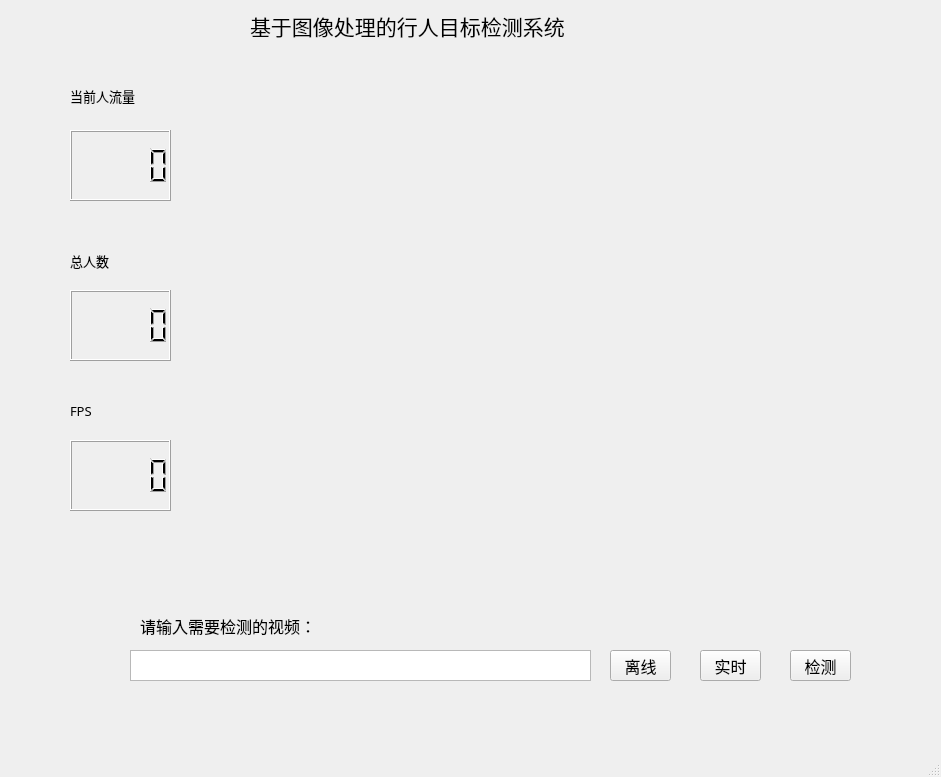
<?xml version="1.0" encoding="UTF-8"?>
<ui version="4.0">
 <class>MainWindow</class>
 <widget class="QMainWindow" name="MainWindow">
  <property name="geometry">
   <rect>
    <x>0</x>
    <y>0</y>
    <width>941</width>
    <height>777</height>
   </rect>
  </property>
  <property name="windowTitle">
   <string>MainWindow</string>
  </property>
  <widget class="QWidget" name="centralwidget">
   <widget class="QWidget" name="widget" native="true">
    <property name="geometry">
     <rect>
      <x>60</x>
      <y>60</y>
      <width>121</width>
      <height>511</height>
     </rect>
    </property>
    <widget class="QLabel" name="Title3">
     <property name="geometry">
      <rect>
       <x>10</x>
       <y>340</y>
       <width>101</width>
       <height>21</height>
      </rect>
     </property>
     <property name="font">
      <font>
       <family>Adobe 宋体 Std L</family>
       <pointsize>10</pointsize>
      </font>
     </property>
     <property name="text">
      <string>FPS</string>
     </property>
    </widget>
    <widget class="QLabel" name="Title2">
     <property name="geometry">
      <rect>
       <x>10</x>
       <y>190</y>
       <width>101</width>
       <height>21</height>
      </rect>
     </property>
     <property name="font">
      <font>
       <family>Adobe 宋体 Std L</family>
       <pointsize>10</pointsize>
      </font>
     </property>
     <property name="text">
      <string>总人数</string>
     </property>
    </widget>
    <widget class="QLabel" name="Title1">
     <property name="geometry">
      <rect>
       <x>10</x>
       <y>25</y>
       <width>101</width>
       <height>21</height>
      </rect>
     </property>
     <property name="font">
      <font>
       <family>Adobe 宋体 Std L</family>
       <pointsize>10</pointsize>
      </font>
     </property>
     <property name="text">
      <string>当前人流量</string>
     </property>
    </widget>
    <widget class="QLCDNumber" name="lcdNumber">
     <property name="geometry">
      <rect>
       <x>10</x>
       <y>70</y>
       <width>101</width>
       <height>71</height>
      </rect>
     </property>
    </widget>
    <widget class="QLCDNumber" name="lcdNumber_2">
     <property name="geometry">
      <rect>
       <x>10</x>
       <y>230</y>
       <width>101</width>
       <height>71</height>
      </rect>
     </property>
    </widget>
    <widget class="QLCDNumber" name="lcdNumber_3">
     <property name="geometry">
      <rect>
       <x>10</x>
       <y>380</y>
       <width>101</width>
       <height>71</height>
      </rect>
     </property>
    </widget>
   </widget>
   <widget class="QLabel" name="label">
    <property name="geometry">
     <rect>
      <x>140</x>
      <y>610</y>
      <width>211</width>
      <height>31</height>
     </rect>
    </property>
    <property name="font">
     <font>
      <family>Adobe Arabic</family>
      <pointsize>12</pointsize>
     </font>
    </property>
    <property name="text">
     <string>请输入需要检测的视频：</string>
    </property>
   </widget>
   <widget class="QLabel" name="TitleAll">
    <property name="geometry">
     <rect>
      <x>250</x>
      <y>0</y>
      <width>411</width>
      <height>51</height>
     </rect>
    </property>
    <property name="font">
     <font>
      <family>Adobe Arabic</family>
      <pointsize>16</pointsize>
     </font>
    </property>
    <property name="text">
     <string>基于图像处理的行人目标检测系统</string>
    </property>
   </widget>
   <widget class="QPushButton" name="pushButton">
    <property name="geometry">
     <rect>
      <x>610</x>
      <y>650</y>
      <width>61</width>
      <height>31</height>
     </rect>
    </property>
    <property name="font">
     <font>
      <pointsize>12</pointsize>
     </font>
    </property>
    <property name="text">
     <string>离线</string>
    </property>
   </widget>
   <widget class="QTextBrowser" name="textBrowser">
    <property name="geometry">
     <rect>
      <x>130</x>
      <y>650</y>
      <width>461</width>
      <height>31</height>
     </rect>
    </property>
   </widget>
   <widget class="QPushButton" name="pushButton_3">
    <property name="geometry">
     <rect>
      <x>790</x>
      <y>650</y>
      <width>61</width>
      <height>31</height>
     </rect>
    </property>
    <property name="font">
     <font>
      <pointsize>12</pointsize>
     </font>
    </property>
    <property name="text">
     <string>检测</string>
    </property>
   </widget>
   <widget class="QWidget" name="videoPlay" native="true">
    <property name="geometry">
     <rect>
      <x>200</x>
      <y>70</y>
      <width>671</width>
      <height>511</height>
     </rect>
    </property>
   </widget>
   <widget class="QPushButton" name="pushButton_2">
    <property name="geometry">
     <rect>
      <x>700</x>
      <y>650</y>
      <width>61</width>
      <height>31</height>
     </rect>
    </property>
    <property name="font">
     <font>
      <pointsize>12</pointsize>
     </font>
    </property>
    <property name="text">
     <string>实时</string>
    </property>
   </widget>
  </widget>
  <widget class="QMenuBar" name="menubar">
   <property name="geometry">
    <rect>
     <x>0</x>
     <y>0</y>
     <width>941</width>
     <height>26</height>
    </rect>
   </property>
  </widget>
  <widget class="QStatusBar" name="statusbar"/>
 </widget>
 <resources/>
 <connections/>
</ui>
